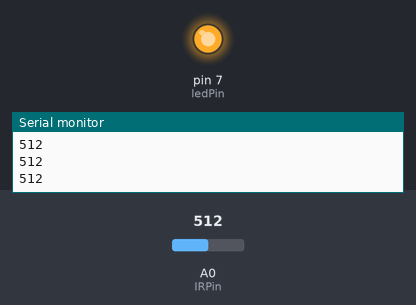
Bench run of a sketch on a simulated Arduino Uno, built with avr-gcc and run on an emulated ATmega328P. Shown: output pins drawn as LEDs (lit = HIGH), the last lines printed to the serial monitor. The inputs (shaded band) are chosen by the test bench; at power-on: A0 (IRPin) = 512.

Above: at 1.2 s.
1.3 s: A0 (IRPin) set to 33
2.8 s: A0 (IRPin) set to 26
At 3.3 s:
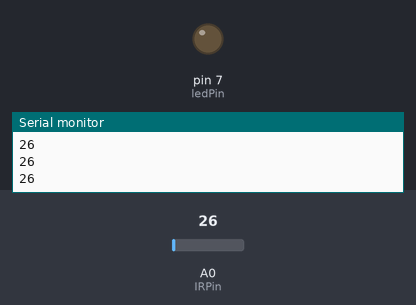
4.4 s: A0 (IRPin) set to 122
At 5.7 s:
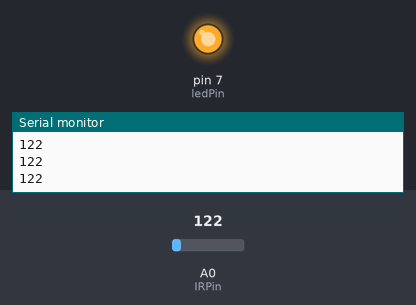
6.0 s: A0 (IRPin) set to 20
At 7.3 s:
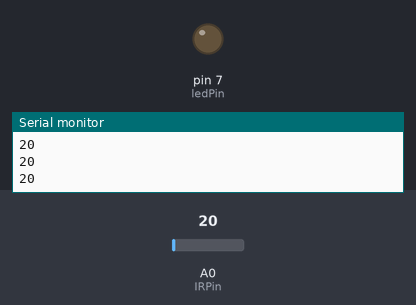
Timing chart, 0 to 8.6 s (numbered marks = the images above; inputs shaded):
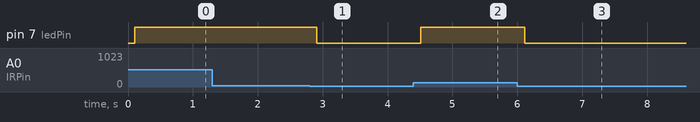

The sketch:

IRtoLEDCode.ino
```cpp
//This code using the following equipment
// IR Range Sensor, LED Light, Resistor (100ohms), Redboard (Arduino Uno), Breadboard
//This code was developed to use the range sensor to turn on/off an LED based on
//the proximity to an item
//
//Sushunova G. Martinez
//March 15, 2006
//Connect the LED to a digital pin (#7)and connect the IR sensor to a digital pin

int IRPin = 0;   // pushbutton connected to digital pin 7
int ledPin = 7; // LED connected to digital pin 13
int val = 0;     // variable to store the read value

void setup()
{
  Serial.begin(9600); //initializing Serial Monitor
  pinMode(ledPin, OUTPUT);      // sets the digital pin for LED as output

}

void loop()
{

  val = analogRead(IRPin);// read the input pin
    Serial.println(val);
    delay(100);
  if (val <30){
  digitalWrite(ledPin, LOW);    // sets the LED to the button's value
 // Serial.println("The LED is OFF.");
  }
  else{
    digitalWrite(ledPin, HIGH);
   // Serial.println("The LED is ON.");
  }
}
```

Measured:
- the behaviour switches between 30 and 29 on A0 (IRPin) (found by bisection; images 0 and 1)
- after the input at 2.8 s, pin 7 (ledPin): HIGH → LOW after 0.11 s
- after the input at 4.4 s, pin 7 (ledPin): LOW → HIGH after 0.11 s
- after the input at 6.0 s, pin 7 (ledPin): HIGH → LOW after 0.12 s
